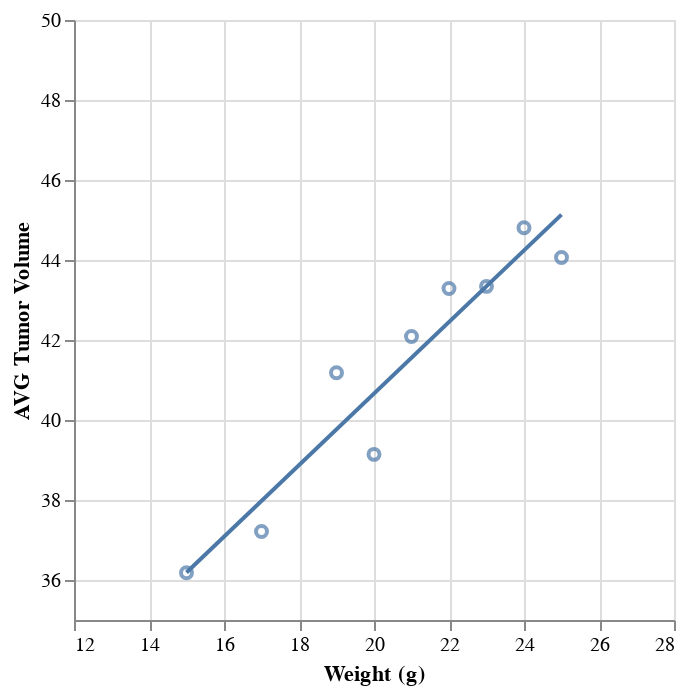

Notebook source saved alongside this figure:
### Markdown cell above
## Correlation and Regression

### Code cell
# Calculate the correlation coefficient and a linear regression model 
# for mouse weight and average observed tumor volume for the entire Capomulin regimen
import numpy as np
import scipy.stats as stats
import altair as alt

rslt_df_Capomulin = Mouse_Study_Result_Merge_clean[Mouse_Study_Result_Merge_clean['Drug Regimen'] == 'Capomulin']

rslt_df_Capomulin_avgweight = rslt_df_Capomulin.groupby(rslt_df_Capomulin['Weight (g)']).mean()
rslt_df_Capomulin_avgweight_withcol = rslt_df_Capomulin_avgweight["Tumor Volume (mm3)"].reset_index(name="AVG Tumor Volume")
rslt_df_Capomulin_avgweight_withcol
r, p = stats.pearsonr(x, y)

x = np.array(rslt_df_Capomulin_avgweight_withcol['Weight (g)'])

y = np.array(rslt_df_Capomulin_avgweight_withcol['AVG Tumor Volume'])


fig = alt.Chart(rslt_df_Capomulin_avgweight_withcol).mark_point().encode(x='Weight (g)', y='AVG Tumor Volume')
fig.encoding.x.scale = alt.Scale(domain=[12, 28])
fig.encoding.y.scale = alt.Scale(domain=[35, 50])

final_plot = fig + fig.transform_regression('Weight (g)','AVG Tumor Volume').mark_line()
print (f"correlation coefficient value for entire Capomulin regimen is : {r.round(2)}")
final_plot

### Figure 1 — Vega-Lite specification as saved in the notebook (floating-point values rounded to 4 significant figures)
{"config": {"view": {"continuousWidth": 300, "continuousHeight": 300}}, "layer": [{"mark": {"type": "point"}, "encoding": {"x": {"field": "Weight (g)", "scale": {"domain": [12, 28]}, "type": "quantitative"}, "y": {"field": "AVG Tumor Volume", "scale": {"domain": [35, 50]}, "type": "quantitative"}}}, {"mark": {"type": "line"}, "encoding": {"x": {"field": "Weight (g)", "scale": {"domain": [12, 28]}, "type": "quantitative"}, "y": {"field": "AVG Tumor Volume", "scale": {"domain": [35, 50]}, "type": "quantitative"}}, "transform": [{"on": "Weight (g)", "regression": "AVG Tumor Volume"}]}], "data": {"name": "data-fa418e43b0bc22b6c48b5975efade65f"}, "$schema": "https://vega.github.io/schema/vega-lite/v5.8.0.json", "datasets": {"data-fa418e43b0bc22b6c48b5975efade65f": [{"Weight (g)": 15, "AVG Tumor Volume": 36.18}, {"Weight (g)": 17, "AVG Tumor Volume": 37.21}, {"Weight (g)": 19, "AVG Tumor Volume": 41.18}, {"Weight (g)": 20, "AVG Tumor Volume": 39.14}, {"Weight (g)": 21, "AVG Tumor Volume": 42.09}, {"Weight (g)": 22, "AVG Tumor Volume": 43.29}, {"Weight (g)": 23, "AVG Tumor Volume": 43.34}, {"Weight (g)": 24, "AVG Tumor Volume": 44.81}, {"Weight (g)": 25, "AVG Tumor Volume": 44.06}]}}
